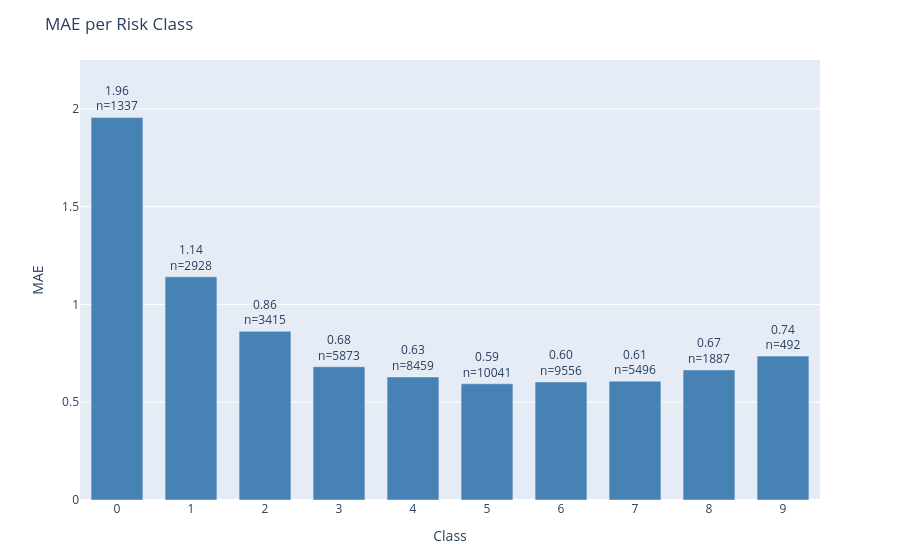

The notebook cell this image was saved under:
### Code cell
plot_error_by_group(
    df=results_test,
    y_true_col='actual',
    y_pred_col='prediction',
    group_by='class',
    metric='mae',
    title='MAE per Risk Class'
)

### Figure 1 — Plotly figure (JSON) as saved in the notebook; plotly's stock layout.template omitted (floating-point values rounded to 4 significant figures)
{"data": [{"marker": {"color": "steelblue"}, "text": ["1.96<br>n=1337", "1.14<br>n=2928", "0.86<br>n=3415", "0.68<br>n=5873", "0.63<br>n=8459", "0.59<br>n=10041", "0.60<br>n=9556", "0.61<br>n=5496", "0.67<br>n=1887", "0.74<br>n=492"], "textposition": "outside", "type": "bar", "x": ["0", "1", "2", "3", "4", "5", "6", "7", "8", "9"], "y": [1.957, 1.141, 0.8624, 0.6816, 0.6293, 0.5943, 0.6038, 0.6077, 0.6651, 0.7358]}], "layout": {"bargap": 0.3, "margin": {"b": 60, "t": 60}, "title": {"text": "MAE per Risk Class"}, "uniformtext": {"minsize": 8, "mode": "hide"}, "xaxis": {"title": {"text": "Class"}}, "yaxis": {"range": [0, 2.25], "title": {"text": "MAE"}}}}
